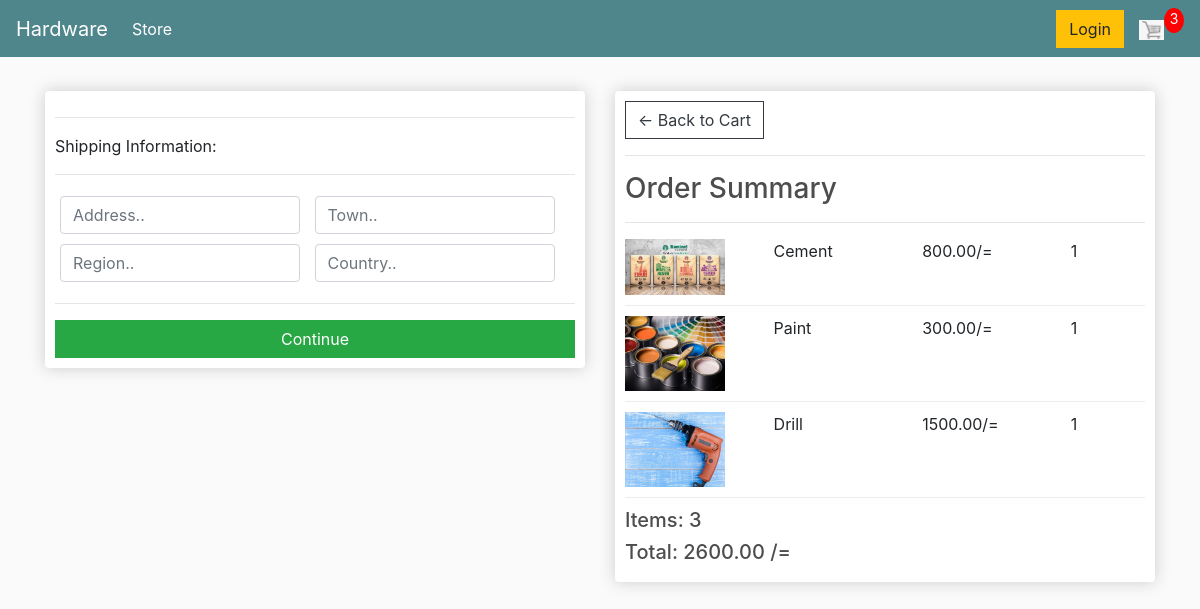
Screenshot of /checkout/ (signed in) with the database file from the repository.
### elephant/models.py (models this page shows, shortened)
class OrderItem (models.Model):
  product = models. ForeignKey(Product, on_delete=models.SET_NULL,null=True, blank=True)
  order = models. ForeignKey(Order, on_delete=models.SET_NULL,null=True, blank=True)
  quantity = models.IntegerField(default=0, null = True, blank=True)
  date_added = models.DateTimeField(auto_now_add=True)
  @property
  def get_total(self):
    total = self.product.price * self.quantity
    return total

class Product (models.Model):
  name =  models.CharField(max_length=200)
  price = models.DecimalField(max_digits=10, decimal_places=2)
  image = models.ImageField(null=True, blank=True)
  digital =  models.BooleanField(default=False,null = True, blank=True)
  @property
  def imageURL(self):
    try:
      url = self.image.url
    except:
      url = ''
    return url

class Order (models.Model):
  customer = models.ForeignKey(Customer, on_delete=models.SET_NULL,null=True, blank=True)
  date_ordered = models.DateTimeField(auto_now_add=True)
  complete = models.BooleanField(default=False)
  transaction_id = models.CharField(max_length=100, null=True)
  @property
  def shipping(self):
    shipping = False
    orderitems = self.orderitem_set.all()
    for i in orderitems:
      if i.product.digital == False:
        shipping =True
    return shipping
  @property
  def get_cart_total(self):
    orderitems = self.orderitem_set.all()
    total = sum([item.get_total for item in orderitems])
    return total
  @property
  def get_cart_items(self):
    orderitems = self.orderitem_set.all()
    total = sum([item.quantity for item in orderitems])
    return total

### elephant/views.py (the view)
# urls.py: path('checkout/', views.checkout, name="checkout"),
def checkout(request):
	data = cartData(request)
	cartItems = data['cartItems']
	order = data['order']
	items = data['items']
	context = {'items':items, 'order':order, 'cartItems':cartItems}
	return render(request, 'store/checkout.html', context)

### elephant/utils.py (called while the page is built)
def cartData(request):
	if request.user.is_authenticated:
		customer = request.user.customer
		order, created = Order.objects.get_or_create(customer=customer, complete=False)
		items = order.orderitem_set.all()
		cartItems = order.get_cart_items
	else:
		cookieData = cookieCart(request)
		cartItems = cookieData['cartItems']
		order = cookieData['order']
		items = cookieData['items']
	return {'cartItems':cartItems ,'order':order, 'items':items}

### elephant/templates/store/checkout.html (shortened to what this page needs)
{% extends 'store/index.html'  %}
{% load static %}
{% block content %}
<div class="row">
  <div class="col-lg-6">
    <div class="box-element" id="form-wrapper">
      <form id="form">
        <div id="shipping-info">
          <hr>
          <p>Shipping Information:</p>
          <hr>
          <div class="form-field">
            <input class="form-control" type="text" name="address" placeholder="Address..">
          </div>
          <div class="form-field">
            <input class="form-control" type="text" name="town" placeholder="Town..">
          </div>
          <div class="form-field">
            <input class="form-control" type="text" name="region" placeholder="Region..">
          </div>
          <div class="form-field">
            <input class="form-control" type="text" name="country" placeholder="Country..">
          </div>
        </div>
        <hr>
        <input id="form-button" class="btn btn-success btn-block" type="submit" value="Continue">
      </form>
    </div>
    <br>
  </div>
  <div class="col-lg-6">
    <div class="box-element">
      <a  class="btn btn-outline-dark" href="{% url 'cart' %}">&#x2190; Back to Cart</a>
      <hr>
      <h3>Order Summary</h3>
      <hr>
      {% for item in items %}
      <div class="cart-row">
        <div style="flex:2"><img class="row-image" src="{{item.product.imageURL}}"></div>
        <div style="flex:2"><p>{{item.product.name}}</p></div>
        <div style="flex:2"><p>{{item.product.price|floatformat:2}}/=</p></div>
        <div style="flex:1"><p>{{item.quantity}}</p></div>
      </div>
      {% endfor %}
      <h5>Items: {{order.get_cart_items}}  </h5>
      <h5>Total: {{order.get_cart_total|floatformat:2}} /= </h5>
    </div>
  </div>
</div>
{% endblock content %}

### static/css/index.css (style rules this page uses)
body { background-color: hsl(0, 0%, 98%); }
h1,h2,h3,h4,h5,h6 { color:hsl(0, 0%, 30%); }
.box-element { box-shadow:hsl(0, 0%, 80%) 0 0 16px; background-color: #fff; border-radius: 4px; padding: 10px; }
.col-lg-4, .col-lg-6, .col-lg-8, .col-lg-12 { margin-top: 10px; }
.btn { border-radius: 0; }
.row-image { width: 100px; }
.form-field { width:250px; display: inline-block; padding: 5px; }
.cart-row { display: flex; align-items: flex-stretch; padding-bottom: 10px; margin-bottom: 10px; border-bottom: 1px solid #ececec; }

### rows the page displays
OrderItem: product.imageURL (picture), product.name "Cement", product.price "800.00", quantity "1"
OrderItem: product.imageURL (picture), product.name "Paint", product.price "300.00", quantity "1"
OrderItem: product.imageURL (picture), product.name "Drill", product.price "1500.00", quantity "1"
Order: get_cart_items "3", get_cart_total "2600.00"

### other values shown
{{ cartItems }} "3"
